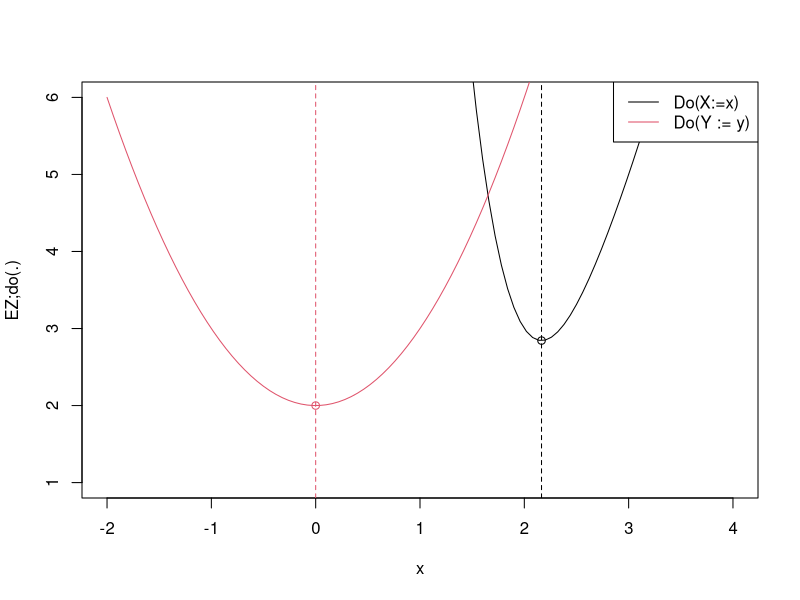
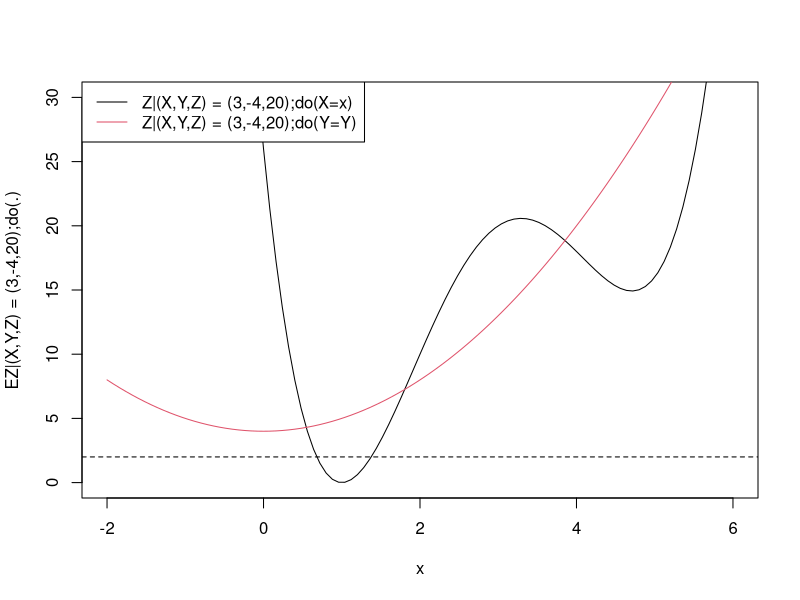
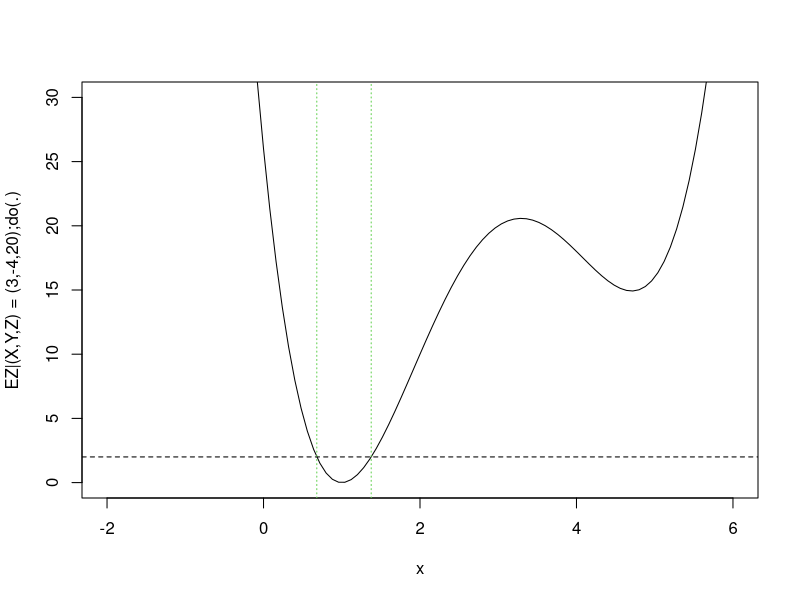

Reproduce these figures in R, in order.
## ---- chunk 1
knitr::opts_chunk$set(echo = TRUE)
library(magrittr)

## ---- chunk 2
fooX <- function(x) ((x-1)^2 + (x-3)^4 + 1)
fooY <- function(y) (2 + y^2)
#num
optX <- optim(2, fooX, method = "Brent", lower = 0, upper = 10)
optY <- optim(2, fooY, method = "Brent", lower = 0, upper = 10)

plot(fooX, xlim = c(-2,4), ylim = c(1,6), ylab = "EZ;do(.)")
points(optX$par, optX$value)
abline(v = optX$par, lty = 2)


curve(fooY, col = 2, add = T)
points(optY$par, optY$value, col = 2)
abline(v = optY$par, lty = 2, col = 2)

legend("topright", c("Do(X:=x)", "Do(Y := y)"), col = 1:2, lty = 1)
## ---- chunk 3
optX[c("par", "value")]
## ---- chunk 4
optY[c("par", "value")]
## ---- chunk 5
foo_cf_X <- function(x) (x-3)^4 + (x-1)^2 -8*(x-3)^2 + 16
foo_cf_Y <- function(y) y^2 + 4
#num

plot(foo_cf_X, xlim = c(-2, 6), ylim = c(0,30), ylab = "EZ|(X,Y,Z) = (3,-4,20);do(.)")
curve(foo_cf_Y, col = 2, add = T)
abline(h = min(optX$value, optY$value), lty = 2)
legend("topleft", c("Z|(X,Y,Z) = (3,-4,20);do(X=x)", "Z|(X,Y,Z) = (3,-4,20);do(Y=Y)"), col = 1:2, lty = 1)

## ---- chunk 6
r1 <- uniroot(f = function(x)foo_cf_X(x = x) - 2, lower = 0, upper = 1)
r2 <- uniroot(f = function(x)foo_cf_X(x = x) - 2, lower = 1, upper = 4)
plot(foo_cf_X, xlim = c(-2, 6), ylim = c(0,30), ylab = "EZ|(X,Y,Z) = (3,-4,20);do(.)")
abline(h = 2, lty = 2)
abline(v = c(r1$root, r2$root), col = 3, lty = 3)
